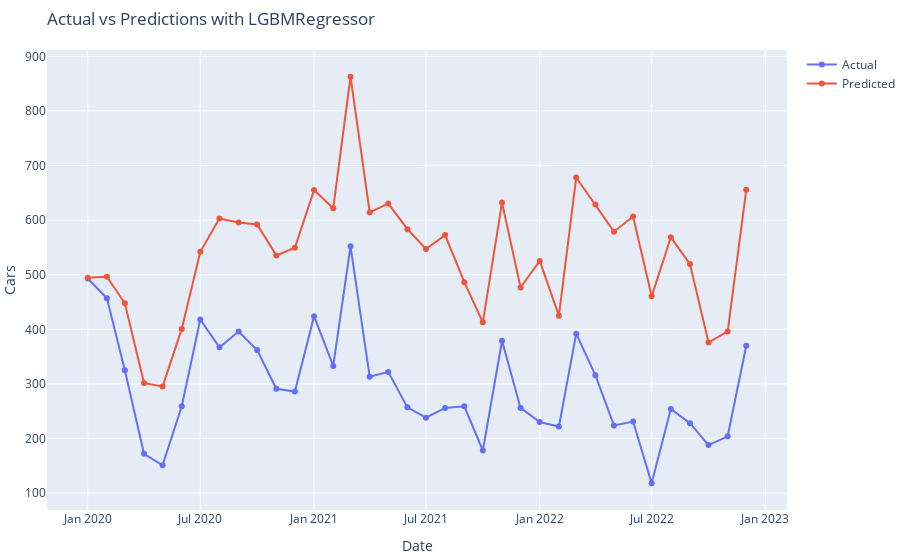
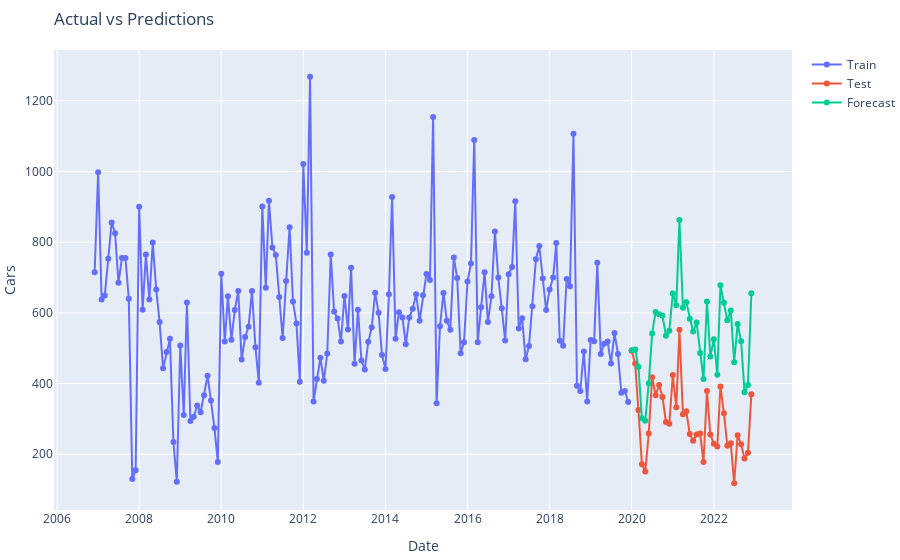

The code cell stored with these charts, in order, in its notebook:
### Markdown cell above
#### Baseline predictions

### Code cell
# Predict and score
model_name = model.__class__.__name__
preds = forecaster.predict(steps=steps, exog=test_exo)
scoring(model_name, test[dep_var], preds)

# Plot whole TS
plot_time_series(preds)
